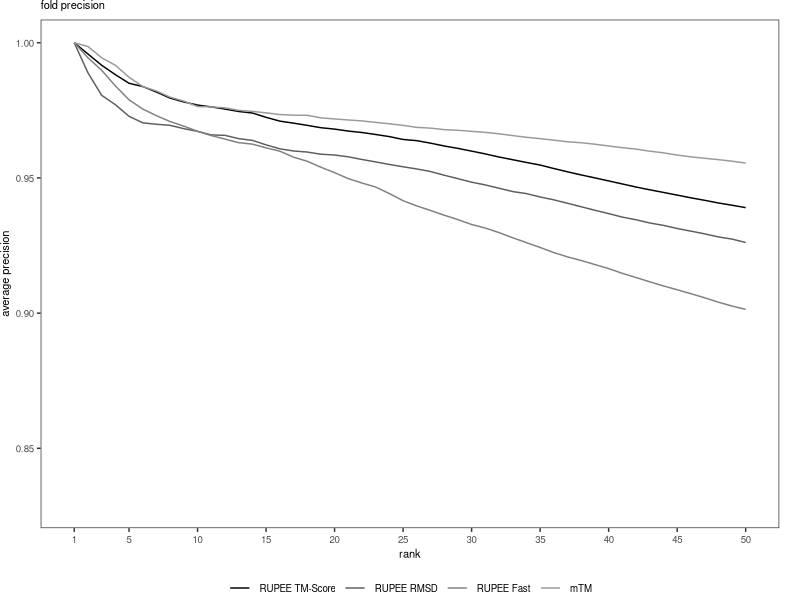

Write the R code that produced this figure.

# variable
# 1. factor levels
# 2. x scale 
# 3. title

library(ggplot2)
library(plyr)

# clear environment
rm(list = ls())

# read in data file
df <- read.csv('precision.txt')

# reorder factor levels
df$app <- factor(df$app, levels = c('RUPEE TM-Score', 'RUPEE RMSD', 'RUPEE Fast', 'mTM'))
    
ggplot(df, aes(n, level_precision, group = app, color = app)) +

    # geoms
    geom_line(
        size = rel(0.5)
    ) + 

    # scales
    scale_color_grey(
        start = 0,
        end = 0.6
    ) + 
    scale_x_continuous(
        #limits = c(1, 100),
        #breaks = c(1, seq(10, 100, by = 10))
        limits = c(1, 50),
        breaks = c(1, seq(5, 50, by = 5))
    ) + 
    
    # guides
    guides(color = guide_legend(override.aes = list(size = rel(0.5)))) + 

    # plot title
    ggtitle('fold precision') + 

    # axis labels
    labs(
         x = 'rank', 
         y = 'average precision'
    ) + 
    
    # default theme 
    theme_bw() +

    # default override
    theme(
        plot.title = element_text(size = 8),
        plot.margin = margin(0,15,0,0), 

        panel.grid = element_blank(),
        
        axis.text = element_text(size = 7), 
        axis.title = element_text(size = 8), 
        
        legend.text = element_text(size = 7),
        legend.title = element_blank(), 
        legend.position = 'bottom',
        legend.margin = unit(0,'mm'),
        legend.box = 'horizontal',
        legend.direction = 'horizontal'
    ) 

ggsave('precision.pdf', width = 3, height = 2.5)


